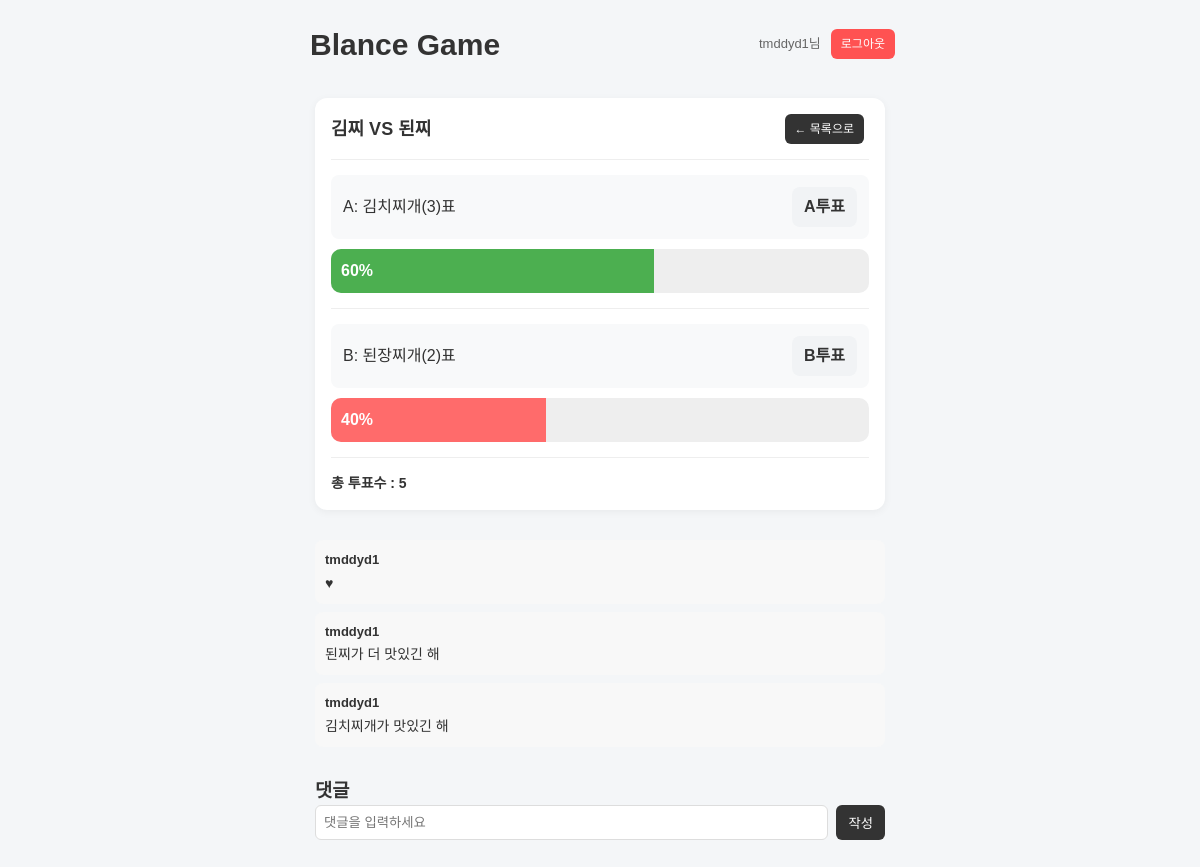
Page /post/1 (signed in) on the committed database.
### tables this page shows
CREATE TABLE users (
        id INTEGER PRIMARY KEY AUTOINCREMENT,
        username TEXT UNIQUE,
        password TEXT
    );

CREATE TABLE posts (
        id INTEGER PRIMARY KEY AUTOINCREMENT,
        title TEXT,
        option_a TEXT,
        option_b TEXT,
        vote_a INTEGER DEFAULT 0,
        vote_b INTEGER DEFAULT 0,
        user_id INTEGER
    );

CREATE TABLE comments(
        id INTEGER PRIMARY KEY AUTOINCREMENT,
        content TEXT,
        post_id INTEGER,
        user_id INTEGER,
        created_at TIMESTAMP DEFAULT CURRENT_TIMESTAMP
    );

### app.py (the view)
@app.route("/post/<int:post_id>")
def post_detail(post_id):
    db=get_db()
    post = db.execute("""
        SELECT * FROM posts WHERE id = ?
    """, (post_id,)).fetchone()
    if post is None:
        return "글 없음"
    total = post["vote_a"] + post["vote_b"]
    if total >0:
        percent_a = round(post["vote_a"]/ total *100)
        percent_b = 100 - percent_a
    else:
        percent_a = percent_b = 0
    comments = db.execute("""
        SELECT comments.*, users.username
        FROM comments
        JOIN users ON comments.user_id = users.id
        WHERE post_id = ?
        ORDER BY comments.id DESC

    """,(post_id,)).fetchall()
    return render_template(
        "detail.html",
        post=post,
        percent_a = percent_a,
        percent_b = percent_b,
        total=total,
        comments=comments
    )

### db.py (called while the page is built)
def get_db():
    conn = sqlite3.connect("balance.db")
    conn.row_factory = sqlite3.Row
    return conn

### templates/detail.html (shortened to what this page needs)
<!DOCTYPE html>
<html lang="en">
<head>
    <link rel="stylesheet" href="/static/reset.css">
    <link rel="stylesheet" href="/static/style.css">
</head>
<body>
    <header id="header">
    <h1 class="logo"><a href="/">Blance Game</a> </h1>
    <div class="util">
    {% if session.get('username')%}
        <span class="user">{{session['username']}}님</span>
        <a href="/logout" class="btn logout">로그아웃</a>
    {% else %}
        <a href="/login" class="btn">로그인</a>
        <a href="/register" class="btn primary">회원가입</a>
    {% endif %}
    </div>
    </header>
    <div class="container">
        <div class="card">
    <div class="card-header">
    <div class="title">{{ post["title"] }}</div>
    <a href="/" class="btn">← 목록으로</a>
    </div>
    <hr>
    <div class="option-box">
    <p>A: {{post["option_a"]}}({{post["vote_a"]}})표 </p>
    <a href="/vote/{{post['id']}}/a" class="vote_btn">A투표</a>
    </div>
    <div class="result-bar">
        <div class="fill a" style="width: {{percent_a}}%">{{percent_a}}%</div>
    </div>
    <hr>
    <div class="option-box">
    <p>B: {{post["option_b"]}}({{post["vote_b"]}})표</p>
    <a href="/vote/{{post['id']}}/b" class="vote_btn">B투표</a>
    </div>
    <div class="result-bar">
        <div class="fill b" style="width: {{percent_b}}%">{{percent_b}}%</div>
    </div>
    <hr>
    <p class="total">총 투표수 : {{total}}</p>
    </div>
    </div>
    <div class="comment-list">
        {% if comments %}
            {% for c in comments %}
                <div class="comment">
                <div class="comment-user">{{ c["username"] }}</div>
                <div class="comment-text">{{ c["content"] }}</div>
                </div>
            {% endfor %}
        {% else %}
            <p class="no-comment">첫 댓글을 작성해보세요 👀</p>
        {% endif %}
    </div>
    <div class="comment-box">
        <h3>댓글</h3>
        <form method="POST" action="/comment/{{post['id']}}" class="comment-form">
            <input type="text" name="content" placeholder="댓글을 입력하세요" required>
            <button type="submit">작성</button>
        </form>
    </div>
</body>
</html>

### static/style.css (style rules this page uses)
body { background: #f4f6f8; }
#header { max-width: 600px; margin: 20px auto; display: flex; justify-content: space-between; align-items: center; }
#header .logo > a { font-weight: 700; font-size: 30px; color: #333; }
#header a { margin-left:10px; }
#header .util { display: flex; align-items: center; }
#header .util .user { font-size: 13px; color: #666; margin-left: 5px; }
.container { max-width: 600px; margin: 30px auto; padding: 0 15px; }
.card { background: white; border-radius: 12px; padding: 16px; margin-bottom: 15px; box-shadow: 0 2px 8px rgba(0,0,0,0.05); transition:all 0.2s ease; cursor: pointer; }
.title { font-size: 18px; font-weight: 700; }
.btn { display: inline-block; padding: 6px 10px; border-radius: 6px; background: #333; color: #fff; font-size: 12px; margin-right: 5px; }
.btn.logout { background: #ff5252; color: #fff; }
.option-box { display: flex; justify-content: space-between; align-items: center; padding: 12px; background: #f8f9fa; border-radius: 8px; margin: 10px 0; }
.vote_btn { background: #f1f3f5; padding: 8px 12px; border-radius: 8px; text-decoration: none; font-weight: 600; transition: all 0.2s; }
hr { margin: 15px 0; border: 0; border-top: 1px solid #eee; }
.total { font-weight: 700; margin-top: 10px; font-size: 14px; }
.card-header { display: flex; justify-content: space-between; align-items: center; }
.result-bar { width: 100%; background: #eee; border-radius: 10px; overflow: hidden; margin-top: 10px; }
.fill { padding: 10px; color: white; font-weight: bold; transition: width 0.8s ease; }
.a { background: #4caf50; }
.b { background: #ff6b6b; }
.comment-form { display: flex; gap: 8px; margin-bottom: 15px; }
.comment-form input { flex: 1; padding: 8px; border: 1px solid #ddd; border-radius: 6px; }
.comment-form button { padding: 8px 12px; border: none; background: #333; color: white; border-radius: 6px; cursor: pointer; }
.comment-list { max-width: 600px; margin: 30px auto; padding: 0 15px; }
.comment-box { max-width: 600px; margin: 30px auto; padding: 0 15px; }
.comment { background: #f8f8f8; padding: 10px; margin-bottom: 8px; border-radius: 8px; }
.comment-user { font-weight: bold; font-size: 13px; margin-bottom: 3px; }
.comment-text { font-size: 14px; }

### rows in the picture
users: username "tmddyd1"
posts: title "김찌 VS 된찌", option_a "김치찌개", vote_a "3", option_b "된장찌개", vote_b "2"
comments: username "tmddyd1", content "♥"
comments: username "tmddyd1", content "된찌가 더 맛있긴 해"
comments: username "tmddyd1", content "김치찌개가 맛있긴 해"

### other values in the picture
{{ percent_a }} "60"
{{ percent_b }} "40"
{{ total }} "5"
